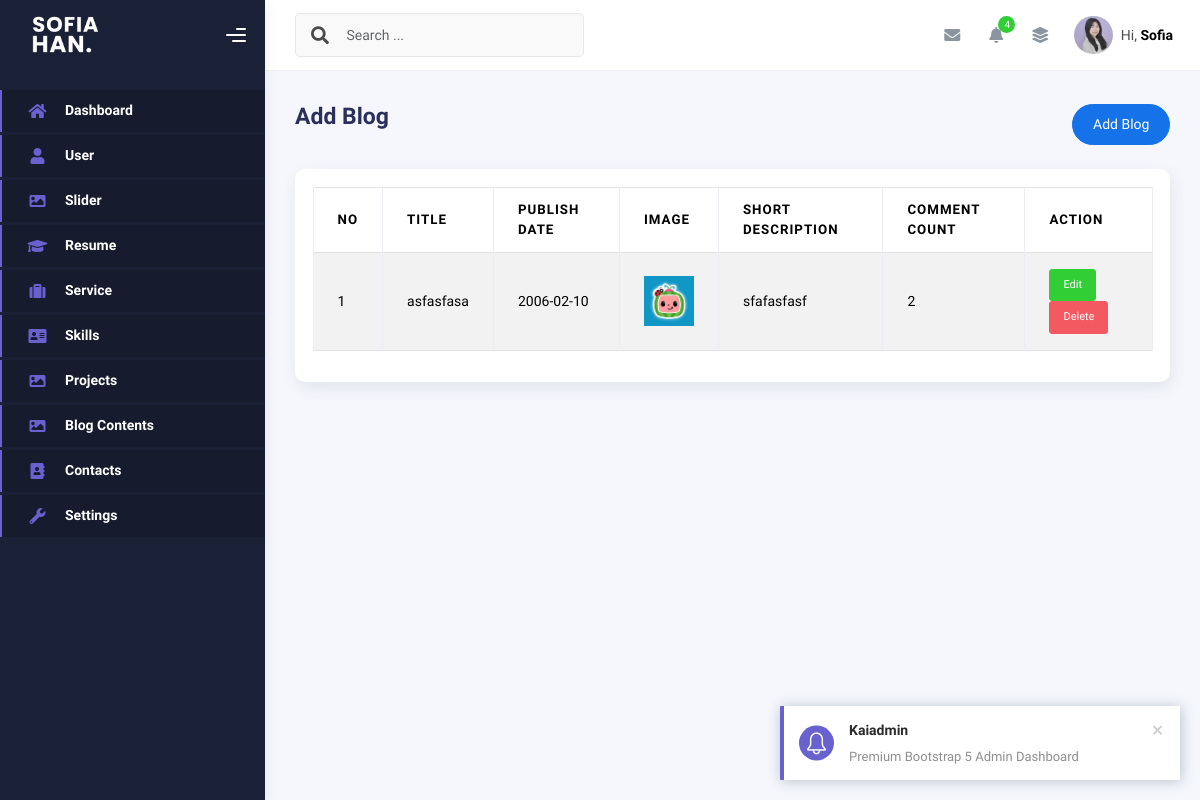
The page /admin/blog-contents.php on the database its author committed.
### admin/blog-contents.php (the view, shortened to what this page needs)
<?php
include "config/koneksi.php";
$query = mysqli_query($conn, "SELECT * FROM `blog-content` ORDER BY id DESC");
$rows = mysqli_fetch_all($query, MYSQLI_ASSOC);
?>
<!DOCTYPE html>
<html lang="en">
<head>
    <?php
    include "inc/css.php";
    ?>
</head>
<body>
    <div class="wrapper">
        <?php
        include "inc/sidebar.php";
        ?>
        <div class="main-panel">
            <div class="main-header">
                <?php
                include "inc/navbar.php";
                ?>
            </div>
            <div class="container">
                <div class="page-inner">
                    <div class="d-flex align-items-left align-items-md-center flex-column flex-md-row pt-2 pb-4">
                        <div>
                            <h3 class="fw-bold mb-3">Add Blog</h3>
                        </div>
                        <div class="ms-md-auto py-2 py-md-0">
                            <a href="create-blog.php" class="btn btn-primary btn-round">Add Blog</a>
                        </div>
                    </div>
                    <div class="row">
                        <div class="col-sm-6 col-md-12">
                            <div class="card">
                                <div class="card-body">
                                    <table class="table table-bordered table-striped">
                                        <thead>
                                            <tr>
                                                <th>No</th>
                                                <th>Title</th>
                                                <th>Publish Date</th>
                                                <th>Image</th>
                                                <th>Short Description</th>
                                                <th>Comment Count</th>
                                                <th>Action</th>
                                            </tr>
                                        </thead>
                                        <?php foreach ($rows as $index => $row): ?>
                                            <tr>
                                                <td><?php echo $index += 1 ?></td>
                                                <td><?php echo $row['title'] ?></td>
                                                <td><?php echo $row['date'] ?></td>
                                                <td> <img src="assets/img/<?php echo $row['image'] ?>" width="50" alt="">
                                                </td>
                                                <td><?php echo $row['short_description'] ?></td>
                                                <td><?php echo $row['comment_count'] ?></td>
                                                <td>
                                                    <a class="btn btn-success btn-sm"
                                                        href="create-blog.php?edit=<?php echo $row['id'] ?>">Edit</a>
                                                    <a onclick="return confirm('Are you sure wanna delete this data?')"
                                                        class=" btn btn-danger btn-sm"
                                                        href="blog-contents.php?delete=<?php echo $row['id'] ?>">Delete</a>
                                                </td>
                                            </tr>
                                        <?php endforeach ?>
                                    </table>
                                </div>
                            </div>
                        </div>
                    </div>
                </div>
            </div>
</body>
</html>

### rows shown on the page
blog-content: index "1", title "asfasfasa", date "2006-02-10", image (picture), short_description "sfafasfasf", comment_count "2"
